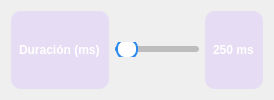
             <widget class="QWidget" name="press_duration_widget" native="true">
              <property name="visible">
               <bool>false</bool>
              </property>
              <layout class="QHBoxLayout" name="press_duration_widget_layout">
               <item>
                <widget class="QLabel" name="label_press_duration_row2">
                 <property name="styleSheet">
                  <string notr="true">color: rgb(255, 255, 255);
font: 10pt &quot;Cascadia Mono ExtraLight&quot;;
font-weight: bold;

background-color: rgba(210, 177, 252, 80);
border-radius: 10px;
padding: 5px;</string>
                 </property>
                 <property name="text">
                  <string>Duración (ms)</string>
                 </property>
                </widget>
               </item>
               <item>
                <widget class="QSlider" name="hsld_press_duration_2">
                 <property name="focusPolicy">
                  <enum>Qt::ClickFocus</enum>
                 </property>
                 <property name="styleSheet">
                  <string notr="true">QSlider::groove:horizontal {
    height: 6px;
    background: #BDBDBD;
    border-radius: 3px;
}

QSlider::sub-page:horizontal {
    background: #2D89EF;
    border-radius: 3px;
}

QSlider::handle:horizontal {
    background: white;
    border: 2px solid #2D89EF;
    width: 18px;
    height: 18px;
    margin: -7px 0;
    border-radius: 9px;
}

QSlider::handle:horizontal:hover {
    background: #F5F5F5;
}

QSlider::handle:horizontal:pressed {
    background: #E0E0E0;
}</string>
                 </property>
                 <property name="minimum">
                  <number>100</number>
                 </property>
                 <property name="maximum">
                  <number>10000</number>
                 </property>
                 <property name="singleStep">
                  <number>100</number>
                 </property>
                 <property name="sliderPosition">
                  <number>250</number>
                 </property>
                 <property name="orientation">
                  <enum>Qt::Horizontal</enum>
                 </property>
                </widget>
               </item>
               <item>
                <widget class="QLabel" name="lbl_press_duration_value_2">
                 <property name="styleSheet">
                  <string notr="true">color: rgb(255, 255, 255);
font: 10pt &quot;Cascadia Mono ExtraLight&quot;;
font-weight: bold;

background-color: rgba(210, 177, 252, 80);
border-radius: 10px;
padding: 5px;</string>
                 </property>
                 <property name="text">
                  <string>250 ms</string>
                 </property>
                </widget>
               </item>
              </layout>
             </widget>
